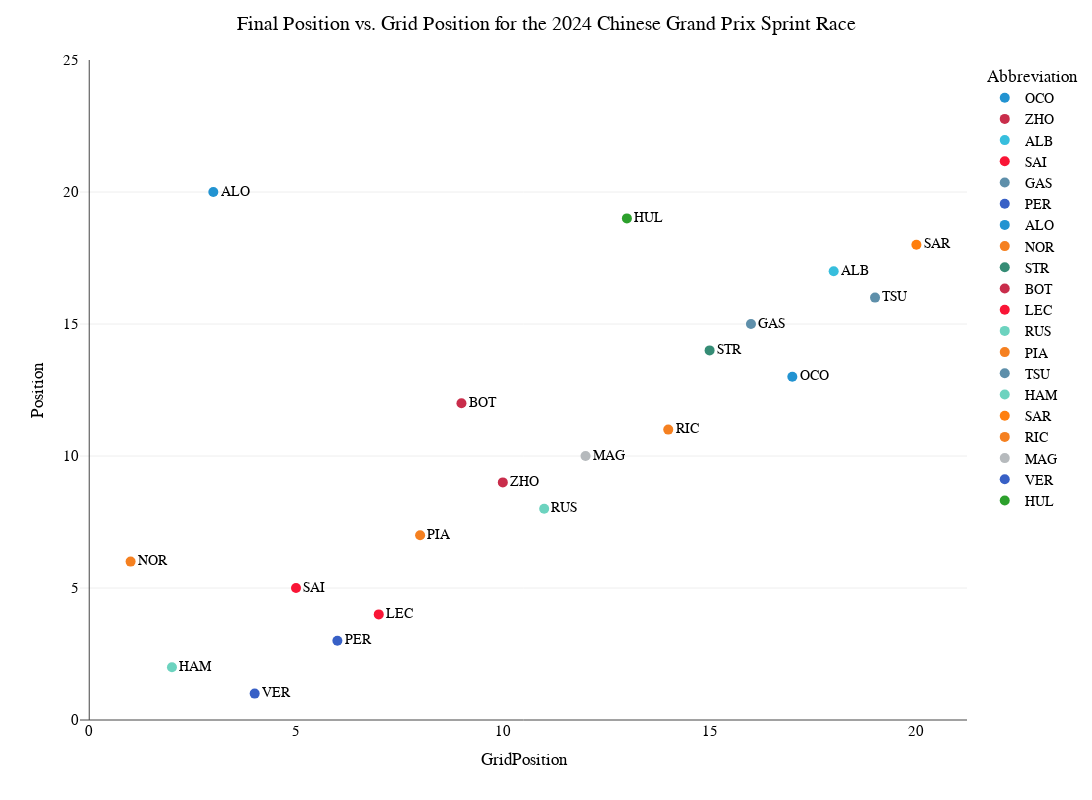

Here is the notebook cell this chart was saved with:
### Code cell
fig_scatter_grid_vs_final=px.scatter(GP_Final, 
           x="GridPosition", 
           y="Position", 
           color='Abbreviation',
           text='Abbreviation',
           facet_row_spacing=0.02, # default is 0.07 when facet_col_wrap is used
           facet_col_spacing=0.04,
           height=800,
           width=1200,
           range_y=[0,25],
           template='xgridoff',
           color_discrete_map={
                 "ALB": "#64C4FF",
                 "ALO": "#229971",
                 "BOT": "#52e252",
                 "COL": "#37BEDD",
                 "GAS": "#0093cc",
                 "HAM": "#27F4D2",
                 "HUL": "#B6BABD",
                 "LEC": "#E80020",
                 "MAG": "#B6BABD",
                 "NOR": "#FF8000",
                 "OCO": "#0093cc",
                 "PER": "#3671C6",
                 "PIA": "#FF8000",
                 "RIC": "#6692FF",
                 "RUS": "#27F4D2",
                 "SAI": "#E80020",
                 "SAR": "#37BEDD",
                 "STR": "#229971",
                 "TSU": "#6692FF",
                 "VER": "#3671C6",
                 "ZHO": "#52e252"
                 },
            hover_data=["Abbreviation"]
        )

fig_scatter_grid_vs_final.update_layout(
    title="Final Position vs. Grid Position for the {} {} Sprint Race".format(year,race),
    hoverlabel=dict(
        bgcolor="white",
        font_size=15,
        font_family="PT Sans Narrow"
    ),
    title_x=0.5,
    yaxis = dict(tickfont = dict(size=15)),
    xaxis = dict(tickfont = dict(size=15)),
    font=dict(
        family="PT Sans Narrow",
        size=14,
        color="Black"
    ),
    title_font_family="PT Sans Narrow"
)
fig_scatter_grid_vs_final.update_traces(textposition='middle right', marker=dict(size=10))

### Figure 1 — Plotly figure (JSON) as saved in the notebook; plotly's stock layout.template omitted (floating-point values rounded to 4 significant figures)
{"data": [{"customdata": [["OCO"]], "hovertemplate": "Abbreviation=%{customdata[0]}<br>GridPosition=%{x}<br>Position=%{y}<extra></extra>", "legendgroup": "OCO", "marker": {"color": "#2293D1", "size": 10, "symbol": "circle"}, "mode": "markers+text", "name": "OCO", "orientation": "v", "showlegend": true, "text": ["OCO"], "textposition": "middle right", "type": "scatter", "x": [17], "xaxis": "x", "y": [13], "yaxis": "y"}, {"customdata": [["ZHO"]], "hovertemplate": "Abbreviation=%{customdata[0]}<br>GridPosition=%{x}<br>Position=%{y}<extra></extra>", "legendgroup": "ZHO", "marker": {"color": "#C92D4B", "size": 10, "symbol": "circle"}, "mode": "markers+text", "name": "ZHO", "orientation": "v", "showlegend": true, "text": ["ZHO"], "textposition": "middle right", "type": "scatter", "x": [10], "xaxis": "x", "y": [9], "yaxis": "y"}, {"customdata": [["ALB"]], "hovertemplate": "Abbreviation=%{customdata[0]}<br>GridPosition=%{x}<br>Position=%{y}<extra></extra>", "legendgroup": "ALB", "marker": {"color": "#37BEDD", "size": 10, "symbol": "circle"}, "mode": "markers+text", "name": "ALB", "orientation": "v", "showlegend": true, "text": ["ALB"], "textposition": "middle right", "type": "scatter", "x": [18], "xaxis": "x", "y": [17], "yaxis": "y"}, {"customdata": [["SAI"]], "hovertemplate": "Abbreviation=%{customdata[0]}<br>GridPosition=%{x}<br>Position=%{y}<extra></extra>", "legendgroup": "SAI", "marker": {"color": "#F91536", "size": 10, "symbol": "circle"}, "mode": "markers+text", "name": "SAI", "orientation": "v", "showlegend": true, "text": ["SAI"], "textposition": "middle right", "type": "scatter", "x": [5], "xaxis": "x", "y": [5], "yaxis": "y"}, {"customdata": [["GAS"]], "hovertemplate": "Abbreviation=%{customdata[0]}<br>GridPosition=%{x}<br>Position=%{y}<extra></extra>", "legendgroup": "GAS", "marker": {"color": "#5E8FAA", "size": 10, "symbol": "circle"}, "mode": "markers+text", "name": "GAS", "orientation": "v", "showlegend": true, "text": ["GAS"], "textposition": "middle right", "type": "scatter", "x": [16], "xaxis": "x", "y": [15], "yaxis": "y"}, {"customdata": [["PER"]], "hovertemplate": "Abbreviation=%{customdata[0]}<br>GridPosition=%{x}<br>Position=%{y}<extra></extra>", "legendgroup": "PER", "marker": {"color": "#3860C6", "size": 10, "symbol": "circle"}, "mode": "markers+text", "name": "PER", "orientation": "v", "showlegend": true, "text": ["PER"], "textposition": "middle right", "type": "scatter", "x": [6], "xaxis": "x", "y": [3], "yaxis": "y"}, {"customdata": [["ALO"]], "hovertemplate": "Abbreviation=%{customdata[0]}<br>GridPosition=%{x}<br>Position=%{y}<extra></extra>", "legendgroup": "ALO", "marker": {"color": "#2293D1", "size": 10, "symbol": "circle"}, "mode": "markers+text", "name": "ALO", "orientation": "v", "showlegend": true, "text": ["ALO"], "textposition": "middle right", "type": "scatter", "x": [3], "xaxis": "x", "y": [20], "yaxis": "y"}, {"customdata": [["NOR"]], "hovertemplate": "Abbreviation=%{customdata[0]}<br>GridPosition=%{x}<br>Position=%{y}<extra></extra>", "legendgroup": "NOR", "marker": {"color": "#F58020", "size": 10, "symbol": "circle"}, "mode": "markers+text", "name": "NOR", "orientation": "v", "showlegend": true, "text": ["NOR"], "textposition": "middle right", "type": "scatter", "x": [1], "xaxis": "x", "y": [6], "yaxis": "y"}, {"customdata": [["STR"]], "hovertemplate": "Abbreviation=%{customdata[0]}<br>GridPosition=%{x}<br>Position=%{y}<extra></extra>", "legendgroup": "STR", "marker": {"color": "#358C75", "size": 10, "symbol": "circle"}, "mode": "markers+text", "name": "STR", "orientation": "v", "showlegend": true, "text": ["STR"], "textposition": "middle right", "type": "scatter", "x": [15], "xaxis": "x", "y": [14], "yaxis": "y"}, {"customdata": [["BOT"]], "hovertemplate": "Abbreviation=%{customdata[0]}<br>GridPosition=%{x}<br>Position=%{y}<extra></extra>", "legendgroup": "BOT", "marker": {"color": "#C92D4B", "size": 10, "symbol": "circle"}, "mode": "markers+text", "name": "BOT", "orientation": "v", "showlegend": true, "text": ["BOT"], "textposition": "middle right", "type": "scatter", "x": [9], "xaxis": "x", "y": [12], "yaxis": "y"}, {"customdata": [["LEC"]], "hovertemplate": "Abbreviation=%{customdata[0]}<br>GridPosition=%{x}<br>Position=%{y}<extra></extra>", "legendgroup": "LEC", "marker": {"color": "#F91536", "size": 10, "symbol": "circle"}, "mode": "markers+text", "name": "LEC", "orientation": "v", "showlegend": true, "text": ["LEC"], "textposition": "middle right", "type": "scatter", "x": [7], "xaxis": "x", "y": [4], "yaxis": "y"}, {"customdata": [["RUS"]], "hovertemplate": "Abbreviation=%{customdata[0]}<br>GridPosition=%{x}<br>Position=%{y}<extra></extra>", "legendgroup": "RUS", "marker": {"color": "#6CD3BF", "size": 10, "symbol": "circle"}, "mode": "markers+text", "name": "RUS", "orientation": "v", "showlegend": true, "text": ["RUS"], "textposition": "middle right", "type": "scatter", "x": [11], "xaxis": "x", "y": [8], "yaxis": "y"}, {"customdata": [["PIA"]], "hovertemplate": "Abbreviation=%{customdata[0]}<br>GridPosition=%{x}<br>Position=%{y}<extra></extra>", "legendgroup": "PIA", "marker": {"color": "#F58020", "size": 10, "symbol": "circle"}, "mode": "markers+text", "name": "PIA", "orientation": "v", "showlegend": true, "text": ["PIA"], "textposition": "middle right", "type": "scatter", "x": [8], "xaxis": "x", "y": [7], "yaxis": "y"}, {"customdata": [["TSU"]], "hovertemplate": "Abbreviation=%{customdata[0]}<br>GridPosition=%{x}<br>Position=%{y}<extra></extra>", "legendgroup": "TSU", "marker": {"color": "#5E8FAA", "size": 10, "symbol": "circle"}, "mode": "markers+text", "name": "TSU", "orientation": "v", "showlegend": true, "text": ["TSU"], "textposition": "middle right", "type": "scatter", "x": [19], "xaxis": "x", "y": [16], "yaxis": "y"}, {"customdata": [["HAM"]], "hovertemplate": "Abbreviation=%{customdata[0]}<br>GridPosition=%{x}<br>Position=%{y}<extra></extra>", "legendgroup": "HAM", "marker": {"color": "#6CD3BF", "size": 10, "symbol": "circle"}, "mode": "markers+text", "name": "HAM", "orientation": "v", "showlegend": true, "text": ["HAM"], "textposition": "middle right", "type": "scatter", "x": [2], "xaxis": "x", "y": [2], "yaxis": "y"}, {"customdata": [["SAR"]], "hovertemplate": "Abbreviation=%{customdata[0]}<br>GridPosition=%{x}<br>Position=%{y}<extra></extra>", "legendgroup": "SAR", "marker": {"color": "#FF7F0E", "size": 10, "symbol": "circle"}, "mode": "markers+text", "name": "SAR", "orientation": "v", "showlegend": true, "text": ["SAR"], "textposition": "middle right", "type": "scatter", "x": [20], "xaxis": "x", "y": [18], "yaxis": "y"}, {"customdata": [["RIC"]], "hovertemplate": "Abbreviation=%{customdata[0]}<br>GridPosition=%{x}<br>Position=%{y}<extra></extra>", "legendgroup": "RIC", "marker": {"color": "#F58020", "size": 10, "symbol": "circle"}, "mode": "markers+text", "name": "RIC", "orientation": "v", "showlegend": true, "text": ["RIC"], "textposition": "middle right", "type": "scatter", "x": [14], "xaxis": "x", "y": [11], "yaxis": "y"}, {"customdata": [["MAG"]], "hovertemplate": "Abbreviation=%{customdata[0]}<br>GridPosition=%{x}<br>Position=%{y}<extra></extra>", "legendgroup": "MAG", "marker": {"color": "#B6BABD", "size": 10, "symbol": "circle"}, "mode": "markers+text", "name": "MAG", "orientation": "v", "showlegend": true, "text": ["MAG"], "textposition": "middle right", "type": "scatter", "x": [12], "xaxis": "x", "y": [10], "yaxis": "y"}, {"customdata": [["VER"]], "hovertemplate": "Abbreviation=%{customdata[0]}<br>GridPosition=%{x}<br>Position=%{y}<extra></extra>", "legendgroup": "VER", "marker": {"color": "#3860C6", "size": 10, "symbol": "circle"}, "mode": "markers+text", "name": "VER", "orientation": "v", "showlegend": true, "text": ["VER"], "textposition": "middle right", "type": "scatter", "x": [4], "xaxis": "x", "y": [1], "yaxis": "y"}, {"customdata": [["HUL"]], "hovertemplate": "Abbreviation=%{customdata[0]}<br>GridPosition=%{x}<br>Position=%{y}<extra></extra>", "legendgroup": "HUL", "marker": {"color": "#2CA02C", "size": 10, "symbol": "circle"}, "mode": "markers+text", "name": "HUL", "orientation": "v", "showlegend": true, "text": ["HUL"], "textposition": "middle right", "type": "scatter", "x": [13], "xaxis": "x", "y": [19], "yaxis": "y"}], "layout": {"font": {"color": "Black", "family": "PT Sans Narrow", "size": 14}, "height": 800, "hoverlabel": {"bgcolor": "white", "font": {"family": "PT Sans Narrow", "size": 15}}, "legend": {"title": {"text": "Abbreviation"}, "tracegroupgap": 0}, "margin": {"t": 60}, "title": {"font": {"family": "PT Sans Narrow"}, "text": "Final Position vs. Grid Position for the 2024 Chinese Grand Prix Sprint Race", "x": 0.5}, "width": 1200, "xaxis": {"anchor": "y", "domain": [0, 1], "tickfont": {"size": 15}, "title": {"text": "GridPosition"}}, "yaxis": {"anchor": "x", "domain": [0, 1], "range": [0, 25], "tickfont": {"size": 15}, "title": {"text": "Position"}}}}
